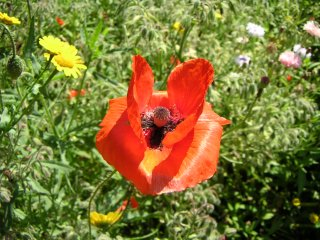
#> input picture poppy.jpg, 320 x 240 px
$ python 'Image Restoration.py'
#> lines starting #> are read from the running program, lines starting #| are printed output that depends on the picture
#!/usr/bin/env python
# coding: utf-8

# In[9]:


# import packages for picture loading, data processing and graph plotting
import numpy as np
import matplotlib.pyplot as plt
from math import sqrt,exp
import cv2


# Define distance function to locate the points in the frequency domain
def distance(point1,point2):
    return sqrt((point1[0]-point2[0])**2 + (point1[1]-point2[1])**2)

# Define Low Pass filter function
def idealFilterLP(D0,imgShape):
    base = np.zeros(imgShape[:2])
    rows, cols = imgShape[:2]
    center = (rows/2,cols/2)
    for x in range(cols):
        for y in range(rows):
            if distance((y,x),center) < D0:
                base[y,x] = 1
    return base
# Define High Pass filter function
def idealFilterHP(D0,imgShape):
    base = np.ones(imgShape[:2])
    rows, cols = imgShape[:2]
    center = (rows/2,cols/2)
    for x in range(cols):
        for y in range(rows):
            if distance((y,x),center) < D0:
                base[y,x] = 0
    return base

# Begin FFT with low-pass filter
plt.figure(figsize=(7*5, 5*5), constrained_layout=False)
# Load the original picture
img = cv2.imread("poppy.jpg", 0)
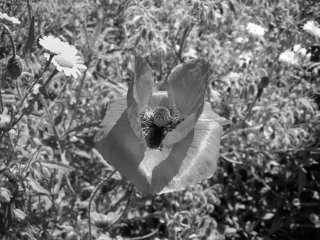
#> img: shape (240, 320); min 0, max 255, mean 112.2
plt.subplot(131), plt.imshow(img, "gray"), plt.title("Original Image")
# Perform FFT
original = np.fft.fft2(img)
plt.subplot(132), plt.imshow(np.log(1+np.abs(original)), "gray"), plt.title("Spectrum")
# Perform centralization
center = np.fft.fftshift(original)
plt.subplot(133), plt.imshow(np.log(1+np.abs(center)), "gray"), plt.title("Centered Spectrum")

# plot the graph
plt.gcf()
# save the modified image
plt.savefig('LP_poppy1.jpg')
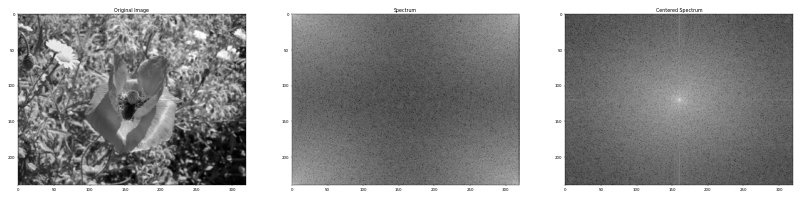
#> figure drawn by matplotlib, 3 panels

plt.figure(figsize=(7*5, 5*5), constrained_layout=False)
# Perform centralization with Low Pass filter
LowPassCenter = center * idealFilterLP(50,img.shape)
plt.subplot(231), plt.imshow(np.log(1+np.abs(LowPassCenter)), "gray"),
plt.title("Centered Spectrum multiply Low Pass Filter")
# Perform decentralization
LowPass = np.fft.ifftshift(LowPassCenter)
plt.subplot(232), plt.imshow(np.log(1+np.abs(LowPass)), "gray"), plt.title("Decentralize")
# Perfrom inverse FFT to obtain the modified image
inverse_LowPass = np.fft.ifft2(LowPass)
plt.subplot(233), plt.imshow(np.abs(inverse_LowPass), "gray"), plt.title("Processed Image")

# plot the graph
plt.gcf()
# save the modified image
plt.savefig('LP_poppy2.jpg')
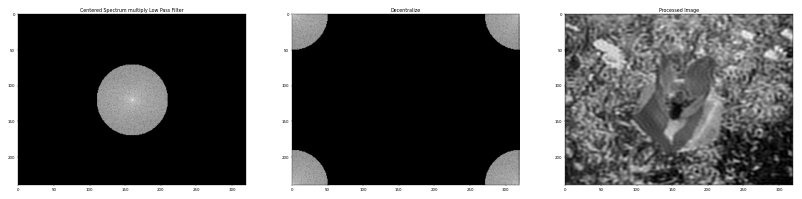
#> figure drawn by matplotlib, 3 panels

# Begin FFT with High-pass filter
plt.figure(figsize=(7*5, 5*5), constrained_layout=False)
# Load the original image
img = cv2.imread("poppy.jpg", 0)
plt.subplot(131), plt.imshow(img, "gray"), plt.title("Original Image")
# Perform FFT
original = np.fft.fft2(img)
plt.subplot(132), plt.imshow(np.log(1+np.abs(original)), "gray"), plt.title("Spectrum")
# Perform centralization
center = np.fft.fftshift(original)
plt.subplot(133), plt.imshow(np.log(1+np.abs(center)), "gray"), plt.title("Centered Spectrum")

# plot the graph
plt.gcf()
# save the modified image
plt.savefig('HP_poppy1.jpg')

# Perform centralization with Low Pass filter
plt.figure(figsize=(7*5, 5*5), constrained_layout=False)
HighPassCenter = center * idealFilterHP(50,img.shape)
plt.subplot(231), plt.imshow(np.log(1+np.abs(HighPassCenter)), "gray"),
plt.title("Centered Spectrum multiply Low Pass Filter")
# Perform decentralization
HighPass = np.fft.ifftshift(HighPassCenter)
plt.subplot(232), plt.imshow(np.log(1+np.abs(HighPass)), "gray"), plt.title("Decentralize")
# Perfrom inverse FFT to obtain the modified image
inverse_HighPass = np.fft.ifft2(HighPass)
plt.subplot(233), plt.imshow(np.abs(inverse_HighPass), "gray"), plt.title("Processed Image")

# plot the graph
plt.gcf()
# save the modified image
plt.savefig('HP_poppy2.jpg')
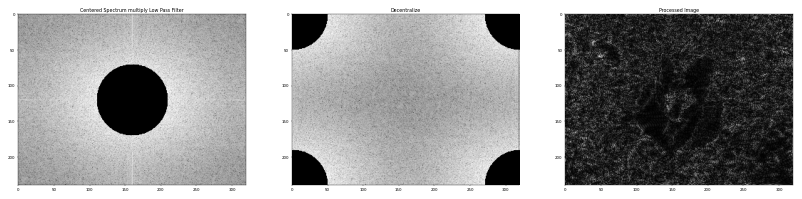
#> figure drawn by matplotlib, 3 panels
